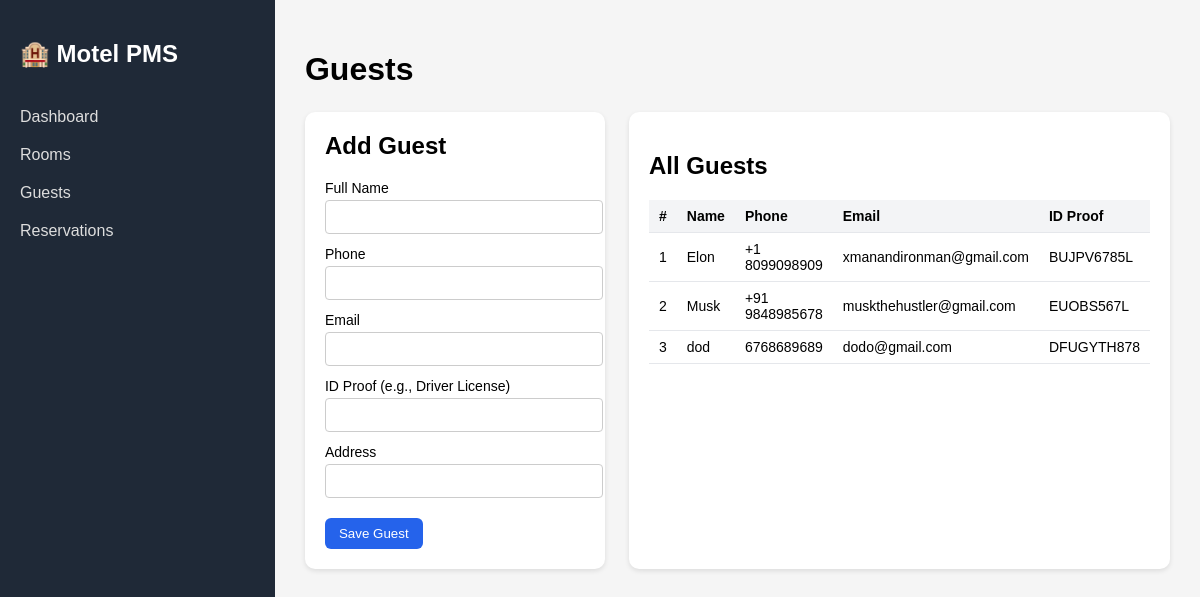
Screenshot of /guests with the database file from the repository.
### app/models.py (models this page shows)
class Guest(Base):
    __tablename__ = "guests"
    id = Column(Integer, primary_key=True, index=True)
    name = Column(String, nullable=False)
    phone = Column(String, nullable=False)
    email = Column(String, nullable=True)
    id_proof = Column(String, nullable=True)
    address = Column(String, nullable=True)

### app/main.py (the view)
@app.get("/guests", response_class=HTMLResponse)
def list_guests(request: Request, db: Session = Depends(get_db)):
    guests = db.query(models.Guest).order_by(models.Guest.name).all()
    return templates.TemplateResponse(
        "guests.html",
        {
            "request": request,
            "guests": guests,
        },
    )

### app/templates/guests.html (shortened to what this page needs)
{% extends "base.html" %}
{% block content %}
<h1 class="page-title">Guests</h1>
<div class="rooms-layout">
    <section class="card form-card">
        <h2>Add Guest</h2>
        <form method="post" action="/guests" class="form">
            <label>
                Full Name
                <input type="text" name="name" required>
            </label>
            <label>
                Phone
                <input type="text" name="phone" required>
            </label>
            <label>
                Email
                <input type="text" name="email">
            </label>
            <label>
                ID Proof (e.g., Driver License)
                <input type="text" name="id_proof">
            </label>
            <label>
                Address
                <input type="text" name="address">
            </label>
            <button class="btn-primary" type="submit">Save Guest</button>
        </form>
    </section>
    <section class="card">
        <h2>All Guests</h2>
        {% if guests %}
        <table class="table">
            <thead>
                <tr>
                    <th>#</th>
                    <th>Name</th>
                    <th>Phone</th>
                    <th>Email</th>
                    <th>ID Proof</th>
                </tr>
            </thead>
            <tbody>
                {% for g in guests %}
                <tr>
                    <td>{{ loop.index }}</td>
                    <td>{{ g.name }}</td>
                    <td>{{ g.phone }}</td>
                    <td>{{ g.email }}</td>
                    <td>{{ g.id_proof }}</td>
                </tr>
                {% endfor %}
            </tbody>
        </table>
        {% else %}
        <p>No guests yet.</p>
        {% endif %}
    </section>
</div>
{% endblock %}

### app/static/css/styles.css (style rules this page uses)
body { margin: 0; font-family: Arial, sans-serif; background: #f5f5f5; }
.card { background: white; padding: 20px; border-radius: 10px; box-shadow: 0 2px 5px rgba(0, 0, 0, 0.1); }
.page-title { font-size: 32px; margin-bottom: 24px; }
.rooms-layout { display: grid; grid-template-columns: 300px 1fr; gap: 24px; }
.form-card h2 { margin-top: 0; }
.form label { display: block; font-size: 14px; margin-bottom: 12px; }
.form input, .form select { width: 100%; padding: 8px; margin-top: 4px; border-radius: 4px; border: 1px solid #ccc; font-size: 14px; }
.btn-primary { margin-top: 8px; padding: 8px 14px; border-radius: 6px; border: none; background: #2563eb; color: white; cursor: pointer; }
.table { width: 100%; border-collapse: collapse; font-size: 14px; }
.table th, .table td { padding: 8px 10px; border-bottom: 1px solid #e5e7eb; text-align: left; }
.table th { background: #f3f4f6; }

### rows the page displays
Guest: name "Elon", phone "+1 8099098909", email "xmanandironman@gmail.com", id_proof "BUJPV6785L"
Guest: name "Musk", phone "+91 9848985678", email "muskthehustler@gmail.com", id_proof "EUOBS567L"
Guest: name "dod", phone "6768689689", email "dodo@gmail.com", id_proof "DFUGYTH878"
